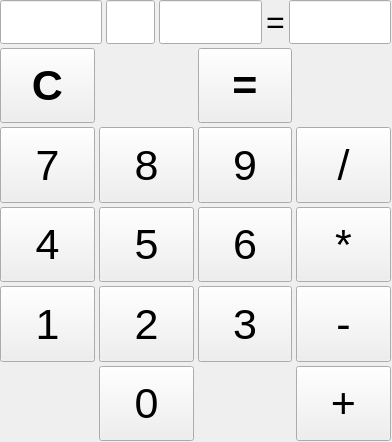
<?xml version="1.0" encoding="UTF-8"?>
<ui version="4.0">
 <class>MainWindow</class>
 <widget class="QMainWindow" name="MainWindow">
  <property name="windowModality">
   <enum>Qt::WindowModality::NonModal</enum>
  </property>
  <property name="geometry">
   <rect>
    <x>0</x>
    <y>0</y>
    <width>392</width>
    <height>442</height>
   </rect>
  </property>
  <property name="sizePolicy">
   <sizepolicy hsizetype="Fixed" vsizetype="Fixed">
    <horstretch>0</horstretch>
    <verstretch>0</verstretch>
   </sizepolicy>
  </property>
  <property name="minimumSize">
   <size>
    <width>392</width>
    <height>442</height>
   </size>
  </property>
  <property name="maximumSize">
   <size>
    <width>392</width>
    <height>442</height>
   </size>
  </property>
  <property name="windowTitle">
   <string>Calculator</string>
  </property>
  <widget class="QWidget" name="centralwidget">
   <widget class="QWidget" name="verticalLayoutWidget">
    <property name="geometry">
     <rect>
      <x>0</x>
      <y>0</y>
      <width>391</width>
      <height>441</height>
     </rect>
    </property>
    <layout class="QVBoxLayout" name="verticalLayout" stretch="0,1">
     <property name="spacing">
      <number>4</number>
     </property>
     <item>
      <layout class="QHBoxLayout" name="horizontalLayout" stretch="0,1,0,0,0">
       <property name="spacing">
        <number>4</number>
       </property>
       <item>
        <widget class="QLineEdit" name="textNum1">
         <property name="font">
          <font>
           <pointsize>24</pointsize>
          </font>
         </property>
         <property name="alignment">
          <set>Qt::AlignmentFlag::AlignCenter</set>
         </property>
         <property name="readOnly">
          <bool>true</bool>
         </property>
        </widget>
       </item>
       <item>
        <widget class="QLineEdit" name="textOperand">
         <property name="font">
          <font>
           <pointsize>24</pointsize>
          </font>
         </property>
         <property name="alignment">
          <set>Qt::AlignmentFlag::AlignCenter</set>
         </property>
         <property name="readOnly">
          <bool>true</bool>
         </property>
        </widget>
       </item>
       <item>
        <widget class="QLineEdit" name="textNum2">
         <property name="font">
          <font>
           <pointsize>24</pointsize>
          </font>
         </property>
         <property name="alignment">
          <set>Qt::AlignmentFlag::AlignCenter</set>
         </property>
         <property name="readOnly">
          <bool>true</bool>
         </property>
        </widget>
       </item>
       <item>
        <widget class="QLabel" name="isEqualLabel">
         <property name="font">
          <font>
           <pointsize>24</pointsize>
          </font>
         </property>
         <property name="text">
          <string>=</string>
         </property>
        </widget>
       </item>
       <item>
        <widget class="QLineEdit" name="textResultNum">
         <property name="font">
          <font>
           <pointsize>24</pointsize>
          </font>
         </property>
         <property name="alignment">
          <set>Qt::AlignmentFlag::AlignCenter</set>
         </property>
         <property name="readOnly">
          <bool>true</bool>
         </property>
        </widget>
       </item>
      </layout>
     </item>
     <item>
      <layout class="QGridLayout" name="gridLayout" rowstretch="0,0,0,0,0,0">
       <property name="sizeConstraint">
        <enum>QLayout::SizeConstraint::SetDefaultConstraint</enum>
       </property>
       <property name="leftMargin">
        <number>0</number>
       </property>
       <property name="topMargin">
        <number>0</number>
       </property>
       <property name="spacing">
        <number>4</number>
       </property>
       <item row="3" column="2">
        <widget class="QPushButton" name="keyNum6">
         <property name="sizePolicy">
          <sizepolicy hsizetype="Minimum" vsizetype="Expanding">
           <horstretch>0</horstretch>
           <verstretch>0</verstretch>
          </sizepolicy>
         </property>
         <property name="font">
          <font>
           <pointsize>32</pointsize>
          </font>
         </property>
         <property name="text">
          <string>6</string>
         </property>
        </widget>
       </item>
       <item row="2" column="2">
        <widget class="QPushButton" name="keyNum9">
         <property name="sizePolicy">
          <sizepolicy hsizetype="Minimum" vsizetype="Expanding">
           <horstretch>0</horstretch>
           <verstretch>0</verstretch>
          </sizepolicy>
         </property>
         <property name="font">
          <font>
           <pointsize>32</pointsize>
          </font>
         </property>
         <property name="text">
          <string>9</string>
         </property>
        </widget>
       </item>
       <item row="4" column="2">
        <widget class="QPushButton" name="keyNum3">
         <property name="sizePolicy">
          <sizepolicy hsizetype="Minimum" vsizetype="Expanding">
           <horstretch>0</horstretch>
           <verstretch>0</verstretch>
          </sizepolicy>
         </property>
         <property name="font">
          <font>
           <pointsize>32</pointsize>
          </font>
         </property>
         <property name="text">
          <string>3</string>
         </property>
        </widget>
       </item>
       <item row="4" column="1">
        <widget class="QPushButton" name="keyNum2">
         <property name="sizePolicy">
          <sizepolicy hsizetype="Minimum" vsizetype="Expanding">
           <horstretch>0</horstretch>
           <verstretch>0</verstretch>
          </sizepolicy>
         </property>
         <property name="font">
          <font>
           <pointsize>32</pointsize>
          </font>
         </property>
         <property name="text">
          <string>2</string>
         </property>
        </widget>
       </item>
       <item row="2" column="0">
        <widget class="QPushButton" name="keyNum7">
         <property name="sizePolicy">
          <sizepolicy hsizetype="Minimum" vsizetype="Expanding">
           <horstretch>0</horstretch>
           <verstretch>0</verstretch>
          </sizepolicy>
         </property>
         <property name="font">
          <font>
           <pointsize>32</pointsize>
          </font>
         </property>
         <property name="text">
          <string>7</string>
         </property>
        </widget>
       </item>
       <item row="5" column="3">
        <widget class="QPushButton" name="keySum">
         <property name="sizePolicy">
          <sizepolicy hsizetype="Minimum" vsizetype="Expanding">
           <horstretch>0</horstretch>
           <verstretch>0</verstretch>
          </sizepolicy>
         </property>
         <property name="font">
          <font>
           <pointsize>32</pointsize>
          </font>
         </property>
         <property name="text">
          <string>+</string>
         </property>
        </widget>
       </item>
       <item row="4" column="0">
        <widget class="QPushButton" name="keyNum1">
         <property name="sizePolicy">
          <sizepolicy hsizetype="Minimum" vsizetype="Expanding">
           <horstretch>0</horstretch>
           <verstretch>0</verstretch>
          </sizepolicy>
         </property>
         <property name="font">
          <font>
           <pointsize>32</pointsize>
          </font>
         </property>
         <property name="text">
          <string>1</string>
         </property>
        </widget>
       </item>
       <item row="2" column="3">
        <widget class="QPushButton" name="keyDiv">
         <property name="sizePolicy">
          <sizepolicy hsizetype="Minimum" vsizetype="Expanding">
           <horstretch>0</horstretch>
           <verstretch>0</verstretch>
          </sizepolicy>
         </property>
         <property name="font">
          <font>
           <pointsize>32</pointsize>
          </font>
         </property>
         <property name="text">
          <string>/</string>
         </property>
        </widget>
       </item>
       <item row="5" column="1">
        <widget class="QPushButton" name="keyNum0">
         <property name="sizePolicy">
          <sizepolicy hsizetype="Minimum" vsizetype="Expanding">
           <horstretch>0</horstretch>
           <verstretch>0</verstretch>
          </sizepolicy>
         </property>
         <property name="font">
          <font>
           <pointsize>32</pointsize>
          </font>
         </property>
         <property name="text">
          <string>0</string>
         </property>
        </widget>
       </item>
       <item row="4" column="3">
        <widget class="QPushButton" name="keySub">
         <property name="sizePolicy">
          <sizepolicy hsizetype="Minimum" vsizetype="Expanding">
           <horstretch>0</horstretch>
           <verstretch>0</verstretch>
          </sizepolicy>
         </property>
         <property name="font">
          <font>
           <pointsize>32</pointsize>
          </font>
         </property>
         <property name="text">
          <string>-</string>
         </property>
        </widget>
       </item>
       <item row="3" column="1">
        <widget class="QPushButton" name="keyNum5">
         <property name="sizePolicy">
          <sizepolicy hsizetype="Minimum" vsizetype="Expanding">
           <horstretch>0</horstretch>
           <verstretch>0</verstretch>
          </sizepolicy>
         </property>
         <property name="font">
          <font>
           <pointsize>32</pointsize>
          </font>
         </property>
         <property name="text">
          <string>5</string>
         </property>
        </widget>
       </item>
       <item row="3" column="0">
        <widget class="QPushButton" name="keyNum4">
         <property name="sizePolicy">
          <sizepolicy hsizetype="Minimum" vsizetype="Expanding">
           <horstretch>0</horstretch>
           <verstretch>0</verstretch>
          </sizepolicy>
         </property>
         <property name="font">
          <font>
           <pointsize>32</pointsize>
          </font>
         </property>
         <property name="text">
          <string>4</string>
         </property>
        </widget>
       </item>
       <item row="3" column="3">
        <widget class="QPushButton" name="keyMul">
         <property name="sizePolicy">
          <sizepolicy hsizetype="Minimum" vsizetype="Expanding">
           <horstretch>0</horstretch>
           <verstretch>0</verstretch>
          </sizepolicy>
         </property>
         <property name="font">
          <font>
           <pointsize>32</pointsize>
          </font>
         </property>
         <property name="text">
          <string>*</string>
         </property>
        </widget>
       </item>
       <item row="1" column="0">
        <widget class="QPushButton" name="buttonClear">
         <property name="sizePolicy">
          <sizepolicy hsizetype="Minimum" vsizetype="Expanding">
           <horstretch>0</horstretch>
           <verstretch>0</verstretch>
          </sizepolicy>
         </property>
         <property name="font">
          <font>
           <pointsize>32</pointsize>
           <bold>true</bold>
          </font>
         </property>
         <property name="text">
          <string>C</string>
         </property>
        </widget>
       </item>
       <item row="2" column="1">
        <widget class="QPushButton" name="keyNum8">
         <property name="sizePolicy">
          <sizepolicy hsizetype="Minimum" vsizetype="Expanding">
           <horstretch>0</horstretch>
           <verstretch>0</verstretch>
          </sizepolicy>
         </property>
         <property name="font">
          <font>
           <pointsize>32</pointsize>
          </font>
         </property>
         <property name="text">
          <string>8</string>
         </property>
        </widget>
       </item>
       <item row="1" column="2">
        <widget class="QPushButton" name="buttonCalculate">
         <property name="sizePolicy">
          <sizepolicy hsizetype="Minimum" vsizetype="Expanding">
           <horstretch>0</horstretch>
           <verstretch>0</verstretch>
          </sizepolicy>
         </property>
         <property name="font">
          <font>
           <pointsize>32</pointsize>
           <bold>true</bold>
          </font>
         </property>
         <property name="cursor">
          <cursorShape>PointingHandCursor</cursorShape>
         </property>
         <property name="text">
          <string>=</string>
         </property>
        </widget>
       </item>
      </layout>
     </item>
    </layout>
   </widget>
  </widget>
 </widget>
 <resources/>
 <connections/>
</ui>
